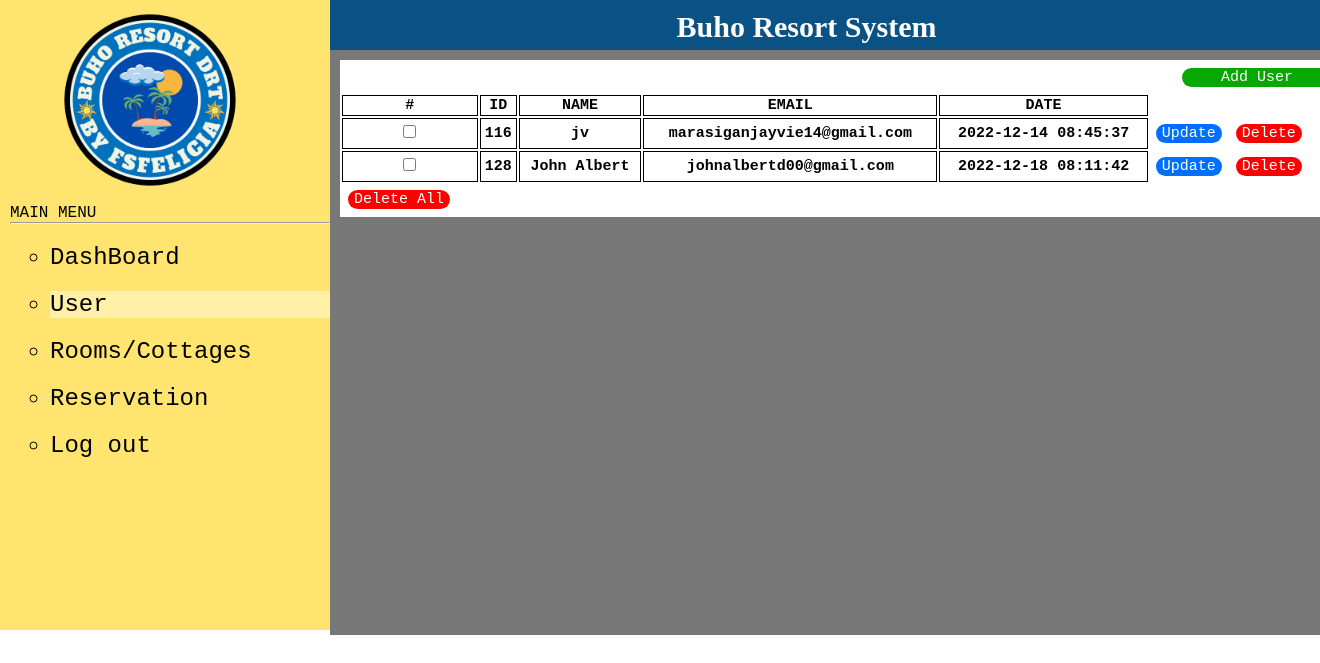
Screenshot of /user.php with the database file from the repository.
### tables this page shows
CREATE TABLE `users` (
  `id` int(11) NOT NULL,
  `name` varchar(100) NOT NULL,
  `email` varchar(100) NOT NULL,
  `password` varchar(100) NOT NULL,
  `date` datetime NOT NULL,
  `email_verified` datetime NOT NULL,
  `profile` varchar(100) NOT NULL
);

### user.php (the view, shortened to what this page needs)
<?php
include 'db_con.php';
?>
<!DOCTYPE html>
    <html lang="en">
    <head>
        <link rel="stylesheet" href="css/dashboards.css">
        <link rel="stylesheet" href="css/user.css">
    </head>
    <body>
        <div class="left-container">
       <img class="img"src="Photo/logo.png">
       <div style="margin-left:10px;">
        <p style="color:black; font-family:Courier New;">MAIN MENU</p>
        <hr>
        <ul class="bullet">
            <li ><a href="admin.php">DashBoard</li></a>
            <li class="hover">User</li>
            <li><a href="RCs.php">Rooms/Cottages</li></a>
            <li><a href="reservation.php">Reservation</li>
            <li><a href="./buho_xml/index.php">Log out</li></a>
        </ul>
       </div>
        </div>
        <div class="top-container">
        <h1 class="title">Buho Resort System</h1>
        </div>
        <div class="user-container">
        <form method="post">
        <table class="boxing">
        <tr><td colspan="6">
        <button class="adduser_button"><a class="but" href="signup.php" > Add User</a></button></td></tr>
    <tr>
      <th>#</th>
      <th>ID</th>
      <th>NAME</th>
      <th>EMAIL</th>
      <th>DATE</th>
    </tr>
    <?php
        $sql = "select * from users";
        $result = mysqli_query($conn, $sql);
        if($result -> num_rows > 0){
        while($row= $result -> fetch_object()){
            ?>
            <th><input type="checkbox" name="id[]" value="<?=$row-> id?>"></th>
            <th><?=$row -> id ?></th>
            <th><?=$row -> name ?></th>
            <th><?=$row -> email ?></th>
            <th><?=$row -> date ?></th>
        <td>
        <button><a class="but" href="update.php?id=<?php echo $row->id; ?>"> Update</a></button>
        <button class="deleteButton"><a class="but" href="delete.php?id=<?php echo $row-> id; ?> "onclick="return confirm('Are you sure you want to delete?')">Delete</a></button>
        </td></tr>
     <?php
           }
        }
        else{
            die(mysqli_error($conn));
        }
    ?>
    <tr>
         <td><button class="downButton"><a class="but" href="deleteall.php" onclick="return confirm('Are you sure you want to delete?')">Delete All</button></td>
    </tr>
        </div>
    </body>
    </html>

### css/dashboards.css (style rules this page uses)
* { margin:0%; }
body { background-color: white; }
.left-container { float:left; background-color: rgba(255, 208, 0, 0.562); width:25%; height:630px; }
.top-container { float:right; background-color:rgb(9, 82, 131); width:75%; height:50px; }
.title { color:white; margin-top:10px; margin-left:35%; font-family:Georgia, 'Times New Roman', Times, serif; font-size:30px; }
.img { width:200px; margin-left:15%; }
li,a { color:black; font-family: 'Courier New', Courier, monospace; font-size:x-large; margin-top:20px; list-style:circle; cursor:pointer; text-decoration:none; }
.hover { background-color:#ffffff62; }

### css/user.css (style rules this page uses)
.user-container { background-color: rgb(121, 120, 120); width:75%; height:585px; float:right; }
button { border:none; text-decoration:none; background-color: rgb(0, 110, 255); color: rgb(255, 255, 255); margin: 5px; border-radius: 20px; font-size: 10px; }
.but { font-size: 15px; color:white; }
th { font-size:15px; font-family: 'Courier New', Courier, monospace; border: 1px solid rgb(0, 0, 0); }
.boxing { background-color: white; position:relative; top:10px; left:10px; width:1000px; }
.adduser_button { width: 150px; background-color: rgb(6, 168, 1); float: right; border:none; border-radius: 20px; color:rgb(0, 0, 0); text-decoration:none; }
.downButton { text-decoration:none; background-color: rgb(253, 0, 0); color: rgb(255, 255, 255); margin: 5px; border:none; border-radius: 20px; }
.deleteButton { text-decoration:none; background-color: rgb(253, 0, 0); color: rgb(255, 255, 255); margin: 5px; border:none; border-radius: 20px; }

### rows the page displays
users: id "116", name "jv", email "marasiganjayvie14@gmail.com", date "2022-12-14 08:45:37"
users: id "128", name "John Albert", email "johnalbertd00@gmail.com", date "2022-12-18 08:11:42"
